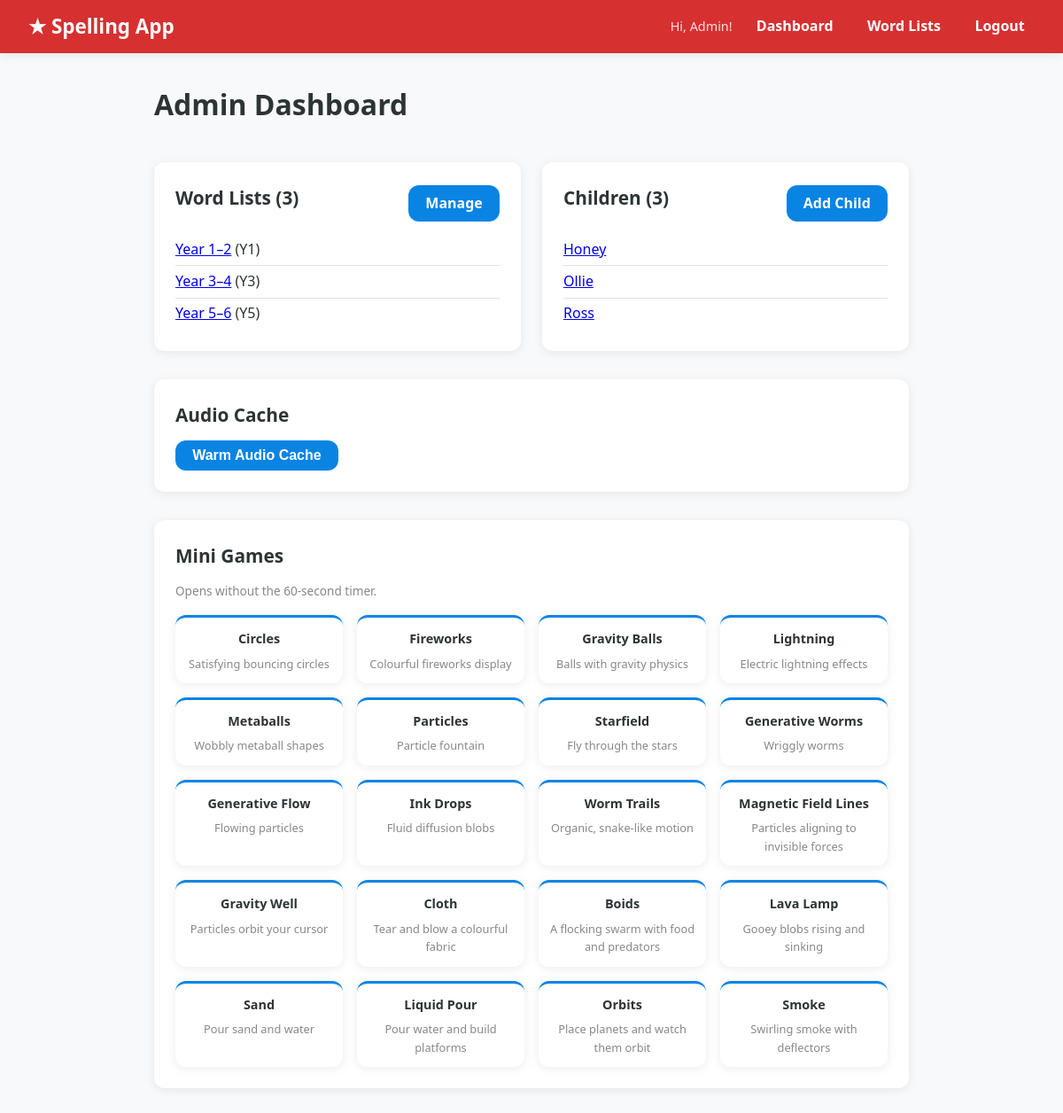
The app's page /admin/ (signed in) with its own data.
### tables this page shows
CREATE TABLE word_lists (
    id         INTEGER PRIMARY KEY AUTOINCREMENT,
    name       TEXT NOT NULL,
    year_group INTEGER
);

CREATE TABLE users (
    id            INTEGER PRIMARY KEY AUTOINCREMENT,
    name          TEXT NOT NULL,
    dob           TEXT NOT NULL,
    password_hash TEXT NOT NULL,
    date_created  TEXT NOT NULL,
    is_admin      INTEGER NOT NULL DEFAULT 0,
    mode          TEXT NOT NULL DEFAULT 'audio'
);

### routers/admin.py (the view)
@router.get("/")
def admin_dashboard(request: Request, admin=Depends(require_admin)):
    with get_db() as db:
        lists = db.execute("SELECT * FROM word_lists ORDER BY year_group, name").fetchall()
        children = db.execute("SELECT * FROM users WHERE is_admin=0 ORDER BY name").fetchall()
    csrf = generate_csrf_token(request)
    return templates.TemplateResponse(request, "admin/dashboard.html", {
        "lists": lists, "children": children, "csrf_token": csrf,
        "mini_games_list": MINI_GAMES,
    })

### templates/admin/dashboard.html (shortened to what this page needs)
{% extends "base.html" %}
{% block content %}
<h1>Admin Dashboard</h1>
<div class="admin-grid">
  <section class="admin-section">
    <div class="section-header">
      <h2>Word Lists ({{ lists|length }})</h2>
      <a href="/admin/lists" class="btn btn-secondary">Manage</a>
    </div>
    <ul>
      {% for lst in lists %}
      <li><a href="/admin/lists/{{ lst.id }}/edit">{{ lst.name }}</a>
        {% if lst.year_group %}(Y{{ lst.year_group }}){% endif %}</li>
      {% endfor %}
    </ul>
  </section>
  <section class="admin-section">
    <div class="section-header">
      <h2>Children ({{ children|length }})</h2>
      <a href="/admin/children/new" class="btn btn-secondary">Add Child</a>
    </div>
    <ul>
      {% for child in children %}
      <li><a href="/admin/children/{{ child.id }}">{{ child.name }}</a></li>
      {% endfor %}
    </ul>
  </section>
</div>
<section class="admin-section">
  <h2>Audio Cache</h2>
  <form method="post" action="/admin/warm-audio-cache">
    <button type="submit" class="btn btn-secondary">Warm Audio Cache</button>
  </form>
</section>
<section class="admin-section">
  <h2>Mini Games</h2>
  <p style="font-size:0.85rem;color:#888;margin-bottom:0.75rem">Opens without the 60-second timer.</p>
  <div class="games-grid">
    {% for game in mini_games_list %}
    <a class="game-card" href="/mini-games/{{ game.file }}" target="_blank">
      <div class="game-name">{{ game.name }}</div>
      <div class="game-desc">{{ game.description }}</div>
    </a>
    {% endfor %}
  </div>
</section>
{% endblock %}

### templates/base.html (shortened to what this page needs)
<!DOCTYPE html>
<html lang="en">
<head>
  <link rel="stylesheet" href="/static/css/style.css?v={{ static_version('css/style.css') }}">
</head>
<body>
  <nav class="navbar">
    <a class="nav-brand" href="/">&#9733; Spelling App</a>
    <div class="nav-links">
      {% if request.session.get('user') %}
        <span class="nav-greeting">Hi, {{ request.session['user']['name'] }}!</span>
        {% if request.session['user']['is_admin'] %}
          <a href="/admin/">Dashboard</a>
          <a href="/admin/lists">Word Lists</a>
        {% else %}
          <a href="/child/dashboard">My Dashboard</a>
          <a href="/child/pick-list">Start Test</a>
        {% endif %}
        <a href="/logout">Logout</a>
      {% endif %}
    </div>
  </nav>
  <main class="container">
    {% block content %}{% endblock %}
  </main>
</body>
</html>

### static/css/style.css (style rules this page uses)
:root { --color-1: #FF6B6B; --color-2: #FFE66D; --color-3: #4ECDC4; --color-4: #45B7D1; --color-5: #96CEB4; --bg: #f8f9fa; --text: #2d3436; --surface: #ffffff; --border: #dee2e6; --radius: 12px; --shadow: 0 2px 12px rgba(0,0,0,0.08); }
*, *::before, *::after { box-sizing: border-box; margin: 0; padding: 0; }
body { font-family: 'Segoe UI', system-ui, sans-serif; background: var(--bg); color: var(--text); line-height: 1.6; }
.navbar { background: var(--color-1); padding: 0.75rem 2rem; display: flex; align-items: center; justify-content: space-between; box-shadow: var(--shadow); }
.nav-brand { font-size: 1.4rem; font-weight: 800; color: white; text-decoration: none; }
.nav-links { display: flex; gap: 1rem; align-items: center; }
.nav-links a { color: white; text-decoration: none; font-weight: 600; padding: 0.3rem 0.7rem; border-radius: 6px; transition: background 0.2s; }
.nav-greeting { color: rgba(255,255,255,0.85); font-size: 0.9rem; }
.container { max-width: 900px; margin: 2rem auto; padding: 0 1.5rem; }
.btn { display: inline-block; padding: 0.5rem 1.2rem; border-radius: var(--radius); border: none; font-size: 1rem; font-weight: 600; cursor: pointer; text-decoration: none; transition: opacity 0.15s, transform 0.1s; }
.btn-secondary { background: var(--color-3); color: white; }
.games-grid { display: grid; grid-template-columns: repeat(auto-fill, minmax(150px, 1fr)); gap: 1rem; margin-top: 1rem; }
.game-card { background: var(--surface); border-radius: var(--radius); padding: 0.75rem; text-align: center; box-shadow: var(--shadow); text-decoration: none; color: var(--text); border-top: 3px solid var(--color-3); transition: transform 0.15s; display: flex; flex-direction: column; align-items: center; gap: 0.4rem; }
.game-name { font-weight: 700; font-size: 0.9rem; }
.game-desc { font-size: 0.8rem; color: #888; }
.admin-grid { display: grid; grid-template-columns: 1fr 1fr; gap: 1.5rem; margin-bottom: 1.5rem; }
.admin-section { background: var(--surface); border-radius: var(--radius); padding: 1.5rem; box-shadow: var(--shadow); }
.admin-section h2 { margin-bottom: 0.75rem; }
.admin-section ul { list-style: none; }
.admin-section li { padding: 0.3rem 0; border-bottom: 1px solid var(--border); }
.admin-section li:last-child { border-bottom: none; }
.section-header { display: flex; justify-content: space-between; align-items: center; margin-bottom: 0.75rem; }
section { margin-top: 2rem; }
h1 { font-size: 2rem; margin-bottom: 0.5rem; }
h2 { font-size: 1.3rem; }

### records on screen
word_lists: name "Year 1–2", year_group "1"
word_lists: name "Year 3–4", year_group "3"
word_lists: name "Year 5–6", year_group "5"
users: name "Honey"
users: name "Ollie"
users: name "Ross"

### other values on screen
{{ request.session['user']['name'] }} "Admin"
{{ lists|length }} "3"
{{ children|length }} "3"
{{ game.name }} "Circles" "Fireworks" "Gravity Balls" "Lightning" "Metaballs" "Particles" "Starfield" "Generative Worms" "Generative Flow" "Ink Drops" "Worm Trails" "Magnetic Field Lines" "Gravity Well" "Cloth" "Boids" "Lava Lamp" "Sand" "Liquid Pour" "Orbits" "Smoke"
{{ game.description }} "Satisfying bouncing circles" "Colourful fireworks display" "Balls with gravity physics" "Electric lightning effects" "Wobbly metaball shapes" "Particle fountain" "Fly through the stars" "Wriggly worms" "Flowing particles" "Fluid diffusion blobs" "Organic, snake-like motion" "Particles aligning to invisible forces" "Particles orbit your cursor" "Tear and blow a colourful fabric" "A flocking swarm with food and predators" "Gooey blobs rising and sinking" "Pour sand and water" "Pour water and build platforms" "Place planets and watch them orbit" "Swirling smoke with deflectors"
